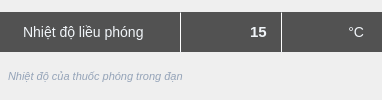
       <widget class="QWidget" name="chargeTempContainer" native="true">
        <layout class="QVBoxLayout" name="chargeTempLayout">
         <property name="spacing">
          <number>3</number>
         </property>
         <property name="leftMargin">
          <number>0</number>
         </property>
         <property name="topMargin">
          <number>0</number>
         </property>
         <property name="rightMargin">
          <number>0</number>
         </property>
         <property name="bottomMargin">
          <number>0</number>
         </property>
         <item>
          <widget class="QWidget" name="chargeTempCapsule" native="true">
           <property name="minimumSize">
            <size>
             <width>0</width>
             <height>40</height>
            </size>
           </property>
           <property name="maximumSize">
            <size>
             <width>16777215</width>
             <height>40</height>
            </size>
           </property>
           <layout class="QHBoxLayout" name="chargeTempCapsuleLayout">
            <property name="spacing">
             <number>0</number>
            </property>
            <property name="leftMargin">
             <number>0</number>
            </property>
            <property name="topMargin">
             <number>0</number>
            </property>
            <property name="rightMargin">
             <number>0</number>
            </property>
            <property name="bottomMargin">
             <number>0</number>
            </property>
            <item>
             <widget class="QLabel" name="chargeTempLabel">
              <property name="minimumSize">
               <size>
                <width>180</width>
                <height>40</height>
               </size>
              </property>
              <property name="maximumSize">
               <size>
                <width>16777215</width>
                <height>40</height>
               </size>
              </property>
              <property name="styleSheet">
               <string notr="true">QLabel {
    background-color: #525252;
    color: #F1F5F9;
    font-size: 14px;
    font-family: 'Tahoma', Arial, sans-serif;
    padding-left: 20px;
    border-top-left-radius: 25px;
    border-bottom-left-radius: 25px;
}</string>
              </property>
              <property name="text">
               <string>Nhiệt độ liều phóng</string>
              </property>
              <property name="alignment">
               <set>Qt::AlignLeading|Qt::AlignLeft|Qt::AlignVCenter</set>
              </property>
             </widget>
            </item>
            <item>
             <widget class="Line" name="chargeTempSep1">
              <property name="minimumSize">
               <size>
                <width>1</width>
                <height>0</height>
               </size>
              </property>
              <property name="maximumSize">
               <size>
                <width>1</width>
                <height>16777215</height>
               </size>
              </property>
              <property name="styleSheet">
               <string notr="true">background-color: #F1F5F9;</string>
              </property>
              <property name="orientation">
               <enum>Qt::Vertical</enum>
              </property>
             </widget>
            </item>
            <item>
             <widget class="QLineEdit" name="chargeTempInput">
              <property name="minimumSize">
               <size>
                <width>100</width>
                <height>40</height>
               </size>
              </property>
              <property name="maximumSize">
               <size>
                <width>100</width>
                <height>40</height>
               </size>
              </property>
              <property name="styleSheet">
               <string notr="true">QLineEdit {
    background-color: #525252;
    color: #F1F5F9;
    border: none;
    font-size: 15px;
    font-weight: bold;
    font-family: 'Tahoma', Arial, sans-serif;
    padding-right: 10px;
}
QLineEdit:focus {
    background-color: #626262;
}
QLineEdit:disabled {
    background-color: #3a3a3a;
    color: #808080;
}</string>
              </property>
              <property name="text">
               <string>15</string>
              </property>
              <property name="alignment">
               <set>Qt::AlignRight|Qt::AlignTrailing|Qt::AlignVCenter</set>
              </property>
             </widget>
            </item>
            <item>
             <widget class="Line" name="chargeTempSep2">
              <property name="minimumSize">
               <size>
                <width>1</width>
                <height>0</height>
               </size>
              </property>
              <property name="maximumSize">
               <size>
                <width>1</width>
                <height>16777215</height>
               </size>
              </property>
              <property name="styleSheet">
               <string notr="true">background-color: #F1F5F9;</string>
              </property>
              <property name="orientation">
               <enum>Qt::Vertical</enum>
              </property>
             </widget>
            </item>
            <item>
             <widget class="QLabel" name="chargeTempUnit">
              <property name="minimumSize">
               <size>
                <width>100</width>
                <height>40</height>
               </size>
              </property>
              <property name="maximumSize">
               <size>
                <width>100</width>
                <height>40</height>
               </size>
              </property>
              <property name="styleSheet">
               <string notr="true">QLabel {
    background-color: #525252;
    color: #F1F5F9;
    font-size: 14px;
    font-family: 'Tahoma', Arial, sans-serif;
    padding-right: 15px;
    border-top-right-radius: 25px;
    border-bottom-right-radius: 25px;
}</string>
              </property>
              <property name="text">
               <string>°C</string>
              </property>
              <property name="alignment">
               <set>Qt::AlignRight|Qt::AlignTrailing|Qt::AlignVCenter</set>
              </property>
             </widget>
            </item>
           </layout>
          </widget>
         </item>
         <item>
          <widget class="QLabel" name="chargeTempNote">
           <property name="minimumSize">
            <size>
             <width>0</width>
             <height>20</height>
            </size>
           </property>
           <property name="maximumSize">
            <size>
             <width>16777215</width>
             <height>20</height>
            </size>
           </property>
           <property name="styleSheet">
            <string notr="true">QLabel {
    background-color: transparent;
    color: #94A3B8;
    font-size: 11px;
    font-style: italic;
    padding-left: 5px;
    padding-right: 5px;
}</string>
           </property>
           <property name="text">
            <string>Nhiệt độ của thuốc phóng trong đạn</string>
           </property>
           <property name="alignment">
            <set>Qt::AlignLeading|Qt::AlignLeft|Qt::AlignTop</set>
           </property>
           <property name="wordWrap">
            <bool>true</bool>
           </property>
          </widget>
         </item>
        </layout>
       </widget>
